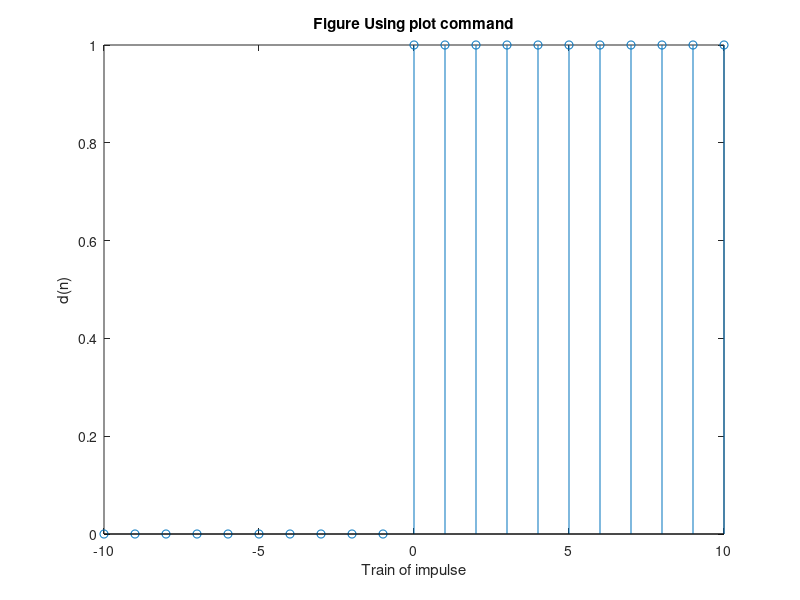

The MATLAB script that drew this image:
t=-10:1:10;
y=[zeros(1,10), ones(1,11)];
stem(t,y);
ylabel('d(n)');
xlabel('Train of impulse');
title('Figure Using plot command');